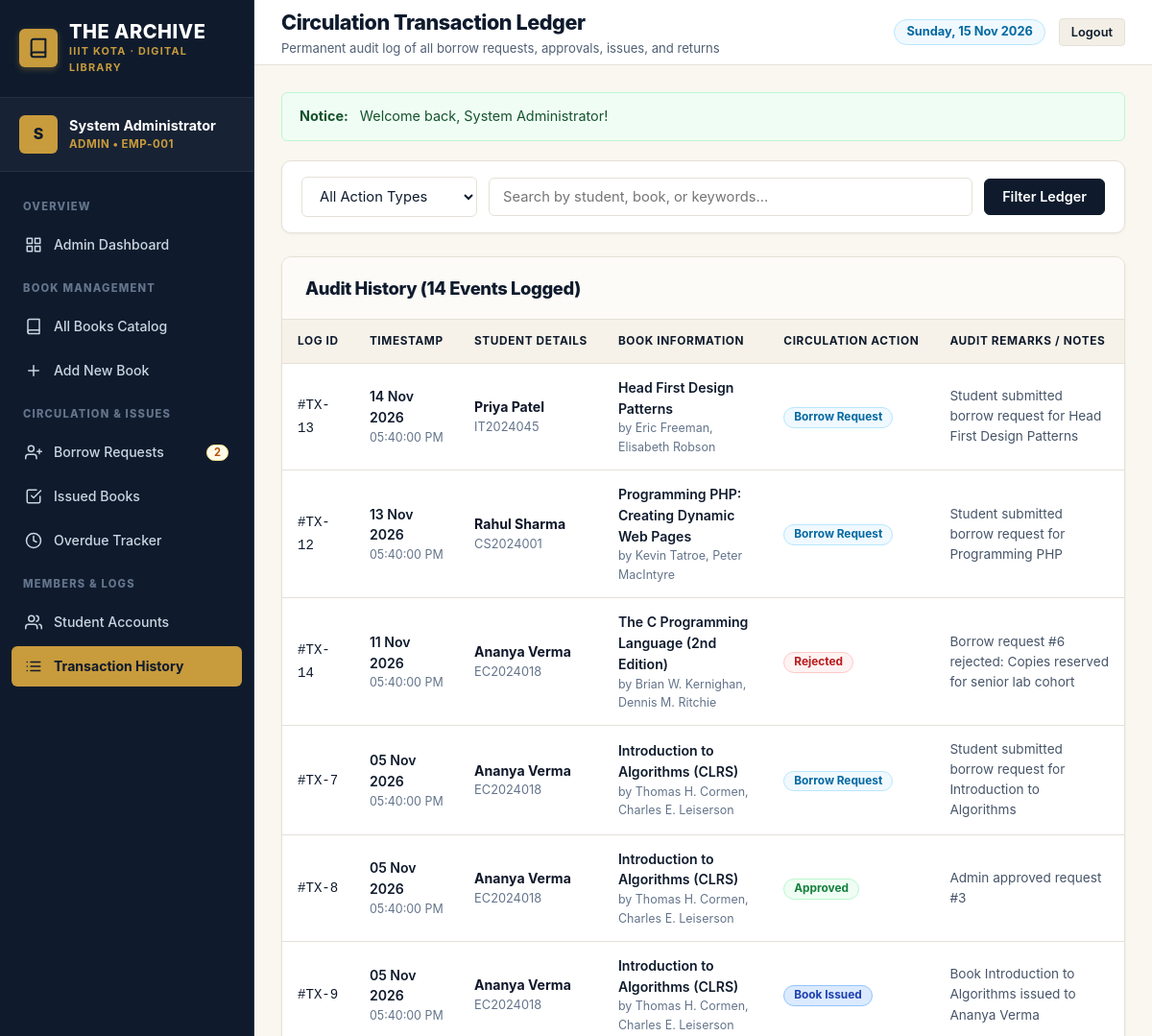
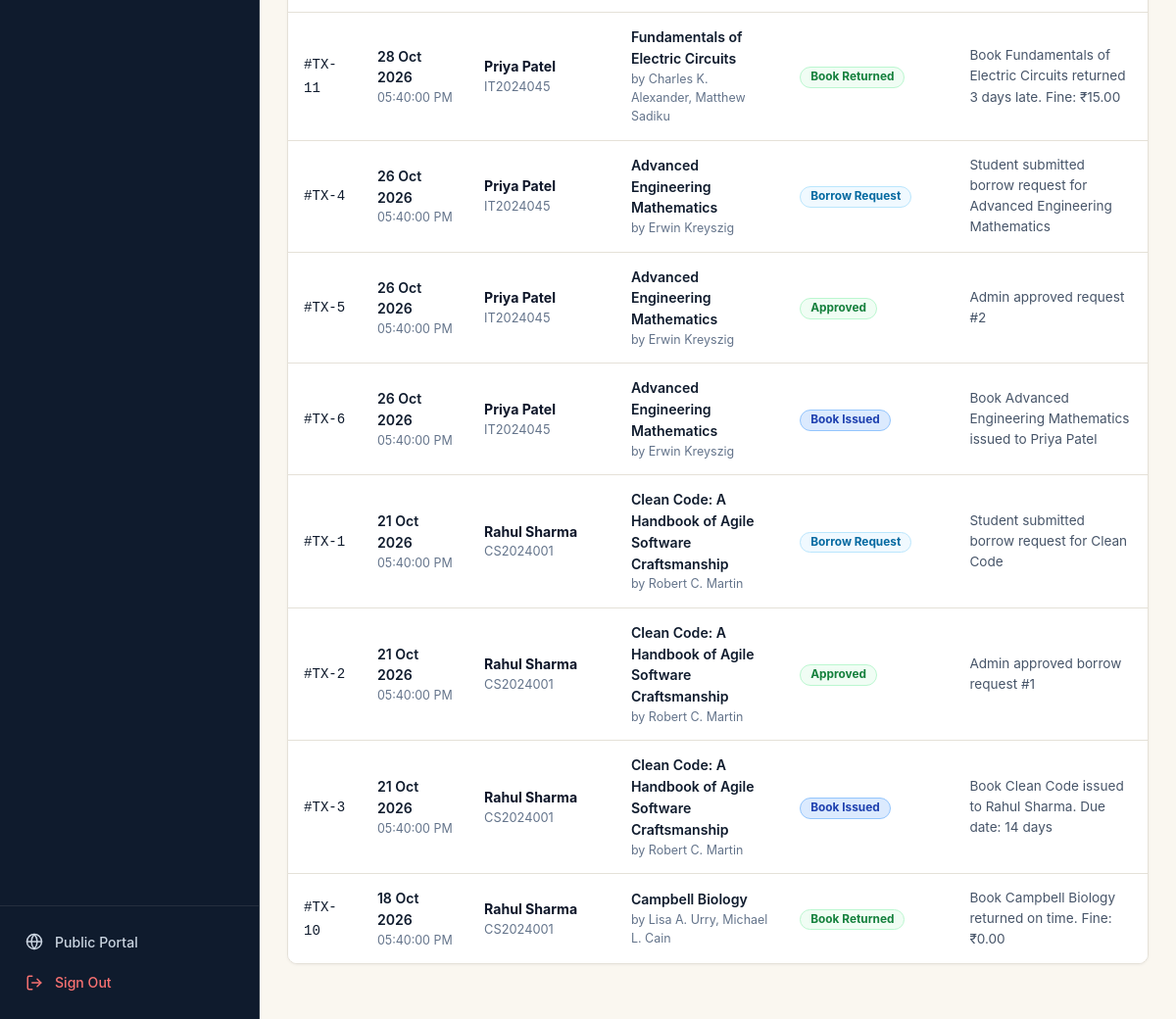
The app's page /admin/transactions.php (signed in) with its own data (2 pictures, top to bottom).
### tables this page shows
CREATE TABLE `transactions` (
  `id` INT AUTO_INCREMENT PRIMARY KEY,
  `user_id` INT NOT NULL,
  `book_id` INT NOT NULL,
  `issued_book_id` INT DEFAULT NULL,
  `action` ENUM('borrow_request', 'request_approved', 'request_rejected', 'book_issued', 'book_returned') NOT NULL,
  `notes` TEXT DEFAULT NULL,
  `transaction_date` TIMESTAMP DEFAULT CURRENT_TIMESTAMP,
  CONSTRAINT `fk_transactions_user` FOREIGN KEY (`user_id`) REFERENCES `users` (`id`) ON DELETE CASCADE ON UPDATE CASCADE,
  CONSTRAINT `fk_transactions_book` FOREIGN KEY (`book_id`) REFERENCES `books` (`id`) ON DELETE CASCADE ON UPDATE CASCADE,
  CONSTRAINT `fk_transactions_issued` FOREIGN KEY (`issued_book_id`) REFERENCES `issued_books` (`id`) ON DELETE SET NULL ON UPDATE CASCADE
);

CREATE TABLE `users` (
  `id` INT AUTO_INCREMENT PRIMARY KEY,
  `full_name` VARCHAR(100) NOT NULL,
  `email` VARCHAR(100) NOT NULL UNIQUE,
  `password` VARCHAR(255) NOT NULL,
  `phone` VARCHAR(20) DEFAULT NULL,
  `student_id_number` VARCHAR(50) DEFAULT NULL,
  `role` ENUM('admin', 'student') NOT NULL DEFAULT 'student',
  `status` ENUM('active', 'inactive') NOT NULL DEFAULT 'active',
  `created_at` TIMESTAMP DEFAULT CURRENT_TIMESTAMP,
  `updated_at` TIMESTAMP DEFAULT CURRENT_TIMESTAMP ON UPDATE CURRENT_TIMESTAMP
);

CREATE TABLE `books` (
  `id` INT AUTO_INCREMENT PRIMARY KEY,
  `isbn` VARCHAR(30) NOT NULL UNIQUE,
  `title` VARCHAR(255) NOT NULL,
  `author` VARCHAR(255) NOT NULL,
  `category_id` INT NOT NULL,
  `publisher` VARCHAR(255) DEFAULT NULL,
  `publication_year` INT DEFAULT NULL,
  `total_copies` INT NOT NULL DEFAULT 1,
  `available_copies` INT NOT NULL DEFAULT 1,
  `description` TEXT DEFAULT NULL,
  `cover_image` VARCHAR(255) DEFAULT NULL,
  `created_at` TIMESTAMP DEFAULT CURRENT_TIMESTAMP,
  `updated_at` TIMESTAMP DEFAULT CURRENT_TIMESTAMP ON UPDATE CURRENT_TIMESTAMP,
  CONSTRAINT `fk_books_category` FOREIGN KEY (`category_id`) REFERENCES `categories` (`id`) ON DELETE RESTRICT ON UPDATE CASCADE
);

### config/database.php (called while the page is built, shortened)
<?php
function e($value) {
    return htmlspecialchars($value ?? '', ENT_QUOTES, 'UTF-8');
}

### admin/transactions.php (the view, shortened to what this page needs)
<?php
require_once __DIR__ . '/../config/database.php';
$conn = get_db_connection();
$search = trim($_GET['search'] ?? '');
$query = "SELECT t.*, u.full_name, u.student_id_number, u.email, b.title, b.author, b.isbn
          FROM transactions t
          JOIN users u ON t.user_id = u.id
          JOIN books b ON t.book_id = b.id
          WHERE 1=1";
$query .= " ORDER BY t.transaction_date DESC";
$stmt = $conn->prepare($query);
$stmt->execute();
$transactions = $stmt->get_result()->fetch_all(MYSQLI_ASSOC);
require __DIR__ . '/../includes/header.php';
?>
<div class="filter-bar">
  <form method="GET" action="transactions.php" style="display: flex; gap: 12px; width: 100%; flex-wrap: wrap; align-items: center;">
    <div class="filter-select">
      <select name="action" class="form-control">
        <option value="all">All Action Types</option>
      </select>
    </div>
    <div class="filter-input">
      <input
        type="text"
        name="search"
        class="form-control"
        placeholder="Search by student, book, or keywords..."
        value="<?= e($search) ?>"
      >
    </div>
    <button type="submit" class="btn btn-primary">Filter Ledger</button>
  </form>
</div>
<div class="content-card">
  <div class="card-header">
    <h2>Audit History (<?= count($transactions) ?> Events Logged)</h2>
  </div>
  <div class="table-responsive">
    <table class="data-table">
      <thead>
        <tr>
          <th>Log ID</th>
          <th>Timestamp</th>
          <th>Student Details</th>
          <th>Book Information</th>
          <th>Circulation Action</th>
          <th>Audit Remarks / Notes</th>
        </tr>
      </thead>
      <tbody>
        <?php if (empty($transactions)): ?>
          <tr>
            <td colspan="6" style="text-align: center; padding: 40px; color: #64748b;">
              No transaction entries found matching the specified criteria.
            </td>
          </tr>
        <?php else: ?>
          <?php foreach ($transactions as $tx): ?>
            <tr>
              <td><code>#TX-<?= $tx['id'] ?></code></td>
              <td>
                <div style="font-weight: 600;"><?= date('d M Y', strtotime($tx['transaction_date'])) ?></div>
                <div style="font-size: 0.78rem; color: #64748b;"><?= date('h:i:s A', strtotime($tx['transaction_date'])) ?></div>
              </td>
              <td>
                <div style="font-weight: 700; color: #0f172a;"><?= e($tx['full_name']) ?></div>
                <div style="font-size: 0.8rem; color: #64748b;"><?= e($tx['student_id_number']) ?></div>
              </td>
              <td>
                <div style="font-weight: 600;"><?= e($tx['title']) ?></div>
                <div style="font-size: 0.78rem; color: #64748b;">by <?= e($tx['author']) ?></div>
              </td>
              <td>
                <?php
                  switch ($tx['action']) {
                      case 'borrow_request':
                          echo '<span class="badge badge-info">Borrow Request</span>';
                          break;
                      case 'request_approved':
                          echo '<span class="badge badge-success">Approved</span>';
                          break;
                      case 'request_rejected':
                          echo '<span class="badge badge-danger">Rejected</span>';
                          break;
                      case 'book_issued':
                          echo '<span class="badge badge-primary" style="background:#dbeafe; color:#1e40af; border:1px solid #93c5fd;">Book Issued</span>';
                          break;
                      case 'book_returned':
                          echo '<span class="badge badge-success">Book Returned</span>';
                          break;
                  }
                ?>
              </td>
              <td style="font-size: 0.85rem; color: #475569; max-width: 300px;">
                <?= e($tx['notes']) ?>
              </td>
            </tr>
          <?php endforeach; ?>
        <?php endif; ?>
      </tbody>
    </table>
  </div>
</div>
<?php require __DIR__ . '/../includes/footer.php'; ?>

### assets/css/style.css (style rules this page uses)
:root { --navy-deep: #0f1b2d; --navy-navbar: #0f1b2d; --navy-sidebar: #0f1b2d; --navy-hover: #1b2d47; --navy-subtle: #162438; --gold-muted: #c89b3c; --gold-hover: #b5882a; --gold-light: #fdfaf3; --gold-badge: #d4ae58; --gold-border: #e8d3a0; --bg-main: #FAF7F0; --bg-body: #FAF7F0; --bg-card: #FFFFFF; --bg-subtle: #F3EFE6; --bg-table-header: #F6F2E9; --border-color: #E5E1D8; --border-subtle: #ECE8DF; --border-focus: #c89b3c; --text-heading: #0f1b2d; --text-main: #0f1b2d; --text-secondary: #526075; --text-muted: #64748b; --text-light: #94a3b8; --text-white: #ffffff; --success: #15803d; --success-bg: #f0fdf4; --success-border: #bbf7d0; --warning: #b45309; --warning-bg: #fffbeb; --warning-border: #fde68a; --danger: #b91c1c; --danger-bg: #fef2f2; --danger-border: #fecaca; --info: #0369a1; --info-bg: #f0f9ff; --info-border: #bae6fd; --shadow-sm: 0 1px 3px rgba(15, 27, 45, 0.05); --shadow-md: 0 4px 10px rgba(15, 27, 45, 0.07); --shadow-lg: 0 10px 22px rgba(15, 27, 45, 0.09); --shadow-xl: 0 20px 30px rgba(15, 27, 45, 0.12); --radius-sm: 6px; --radius-md: 10px; --radius-lg: 16px; --radius-full: 9999px; --transition: all 0.2s cubic-bezier(0.4, 0, 0.2, 1); --font-sans: -apple-system, BlinkMacSystemFont, "Segoe UI", Roboto, "Helvetica Neue", Arial, sans-serif; }
*, *::before, *::after { box-sizing: border-box; margin: 0; padding: 0; }
html { font-size: 16px; scroll-behavior: smooth; }
body { font-family: var(--font-sans); background-color: var(--bg-main); color: var(--text-main); line-height: 1.55; -webkit-font-smoothing: antialiased; min-height: 100vh; display: flex; flex-direction: column; }
h1, h2, h3, h4, h5, h6 { color: var(--text-heading); font-weight: 700; letter-spacing: -0.02em; }
.btn { display: inline-flex; align-items: center; justify-content: center; gap: 8px; padding: 9px 18px; font-size: 0.9rem; font-weight: 600; border-radius: var(--radius-sm); cursor: pointer; border: 1px solid transparent; transition: var(--transition); text-decoration: none; font-family: inherit; line-height: 1.25; }
.btn-primary { background-color: var(--navy-deep); color: var(--text-white); border-color: var(--navy-deep); }
.content-card { background: var(--bg-card); border: 1px solid var(--border-color); border-radius: var(--radius-md); box-shadow: var(--shadow-sm); overflow: hidden; margin-bottom: 28px; }
.card-header { padding: 18px 24px; border-bottom: 1px solid var(--border-color); display: flex; align-items: center; justify-content: space-between; flex-wrap: wrap; gap: 12px; background: #fdfbf7; }
.card-header h2, .card-header h3 { font-size: 1.15rem; font-weight: 800; color: var(--text-heading); }
.table-responsive { width: 100%; overflow-x: auto; }
.data-table { width: 100%; border-collapse: collapse; text-align: left; font-size: 0.88rem; }
.data-table th { background: var(--bg-table-header); color: var(--text-heading); font-weight: 700; text-transform: uppercase; font-size: 0.74rem; letter-spacing: 0.6px; padding: 13px 16px; border-bottom: 1px solid var(--border-color); white-space: nowrap; }
.data-table td { padding: 14px 16px; border-bottom: 1px solid var(--border-color); color: var(--text-main); vertical-align: middle; background: var(--bg-card); }
.data-table tr:last-child td { border-bottom: none; }
.badge { display: inline-flex; align-items: center; gap: 4px; padding: 4px 10px; border-radius: var(--radius-full); font-size: 0.74rem; font-weight: 700; line-height: 1; white-space: nowrap; }
.badge-success { background: var(--success-bg); color: var(--success); border: 1px solid var(--success-border); }
.badge-danger { background: var(--danger-bg); color: var(--danger); border: 1px solid var(--danger-border); }
.badge-info { background: var(--info-bg); color: var(--info); border: 1px solid var(--info-border); }
.form-control { width: 100%; padding: 10px 14px; font-size: 0.92rem; font-family: inherit; color: var(--text-main); background-color: #ffffff; border: 1px solid var(--border-color); border-radius: var(--radius-sm); transition: var(--transition); }
.filter-bar { background: var(--bg-card); border: 1px solid var(--border-color); border-radius: var(--radius-md); padding: 16px 20px; margin-bottom: 24px; display: flex; align-items: center; gap: 16px; flex-wrap: wrap; box-shadow: var(--shadow-sm); }
.filter-input { flex-grow: 1; min-width: 220px; }
.filter-select { min-width: 180px; }

### records on screen
transactions: id "13", transaction_date "14 Nov 2026", transaction_date "05:40:00 PM", user.full_name "Priya Patel", user.student_id_number "IT2024045", book.title "Head First Design Patterns", book.author "Eric Freeman, Elisabeth Robson", action "Borrow Request", notes "Student submitted borrow request for Head First Design Patterns"
transactions: id "12", transaction_date "13 Nov 2026", transaction_date "05:40:00 PM", user.full_name "Rahul Sharma", user.student_id_number "CS2024001", book.title "Programming PHP: Creating Dynamic Web Pages", book.author "Kevin Tatroe, Peter MacIntyre", action "Borrow Request", notes "Student submitted borrow request for Programming PHP"
transactions: id "14", transaction_date "11 Nov 2026", transaction_date "05:40:00 PM", user.full_name "Ananya Verma", user.student_id_number "EC2024018", book.title "The C Programming Language (2nd Edition)", book.author "Brian W. Kernighan, Dennis M. Ritchie", action "Rejected", notes "Borrow request #6 rejected: Copies reserved for senior lab cohort"
transactions: id "7", transaction_date "05 Nov 2026", transaction_date "05:40:00 PM", user.full_name "Ananya Verma", user.student_id_number "EC2024018", book.title "Introduction to Algorithms (CLRS)", book.author "Thomas H. Cormen, Charles E. Leiserson", action "Borrow Request", notes "Student submitted borrow request for Introduction to Algorithms"
transactions: id "8", transaction_date "05 Nov 2026", transaction_date "05:40:00 PM", user.full_name "Ananya Verma", user.student_id_number "EC2024018", book.title "Introduction to Algorithms (CLRS)", book.author "Thomas H. Cormen, Charles E. Leiserson", action "Approved", notes "Admin approved request #3"
transactions: id "9", transaction_date "05 Nov 2026", transaction_date "05:40:00 PM", user.full_name "Ananya Verma", user.student_id_number "EC2024018", book.title "Introduction to Algorithms (CLRS)", book.author "Thomas H. Cormen, Charles E. Leiserson", action "Book Issued", notes "Book Introduction to Algorithms issued to Ananya Verma"
transactions: id "11", transaction_date "28 Oct 2026", transaction_date "05:40:00 PM", user.full_name "Priya Patel", user.student_id_number "IT2024045", book.title "Fundamentals of Electric Circuits", book.author "Charles K. Alexander, Matthew Sadiku", action "Book Returned", notes "Book Fundamentals of Electric Circuits returned 3 days late. Fine: ₹15.00"
transactions: id "4", transaction_date "26 Oct 2026", transaction_date "05:40:00 PM", user.full_name "Priya Patel", user.student_id_number "IT2024045", book.title "Advanced Engineering Mathematics", book.author "Erwin Kreyszig", action "Borrow Request", notes "Student submitted borrow request for Advanced Engineering Mathematics"
transactions: id "5", transaction_date "26 Oct 2026", transaction_date "05:40:00 PM", user.full_name "Priya Patel", user.student_id_number "IT2024045", book.title "Advanced Engineering Mathematics", book.author "Erwin Kreyszig", action "Approved", notes "Admin approved request #2"
transactions: id "6", transaction_date "26 Oct 2026", transaction_date "05:40:00 PM", user.full_name "Priya Patel", user.student_id_number "IT2024045", book.title "Advanced Engineering Mathematics", book.author "Erwin Kreyszig", action "Book Issued", notes "Book Advanced Engineering Mathematics issued to Priya Patel"
transactions: id "1", transaction_date "21 Oct 2026", transaction_date "05:40:00 PM", user.full_name "Rahul Sharma", user.student_id_number "CS2024001", book.title "Clean Code: A Handbook of Agile Software Craftsmanship", book.author "Robert C. Martin", action "Borrow Request", notes "Student submitted borrow request for Clean Code"
transactions: id "2", transaction_date "21 Oct 2026", transaction_date "05:40:00 PM", user.full_name "Rahul Sharma", user.student_id_number "CS2024001", book.title "Clean Code: A Handbook of Agile Software Craftsmanship", book.author "Robert C. Martin", action "Approved", notes "Admin approved borrow request #1"
transactions: id "3", transaction_date "21 Oct 2026", transaction_date "05:40:00 PM", user.full_name "Rahul Sharma", user.student_id_number "CS2024001", book.title "Clean Code: A Handbook of Agile Software Craftsmanship", book.author "Robert C. Martin", action "Book Issued", notes "Book Clean Code issued to Rahul Sharma. Due date: 14 days"
transactions: id "10", transaction_date "18 Oct 2026", transaction_date "05:40:00 PM", user.full_name "Rahul Sharma", user.student_id_number "CS2024001", book.title "Campbell Biology", book.author "Lisa A. Urry, Michael L. Cain", action "Book Returned", notes "Book Campbell Biology returned on time. Fine: ₹0.00"

### other values on screen
substr($user['full_name'] ?? 'U', 0, 1) "S"
$user['full_name'] "System Administrator"
$user['role'] "ADMIN"
$user['student_id'] "EMP-001"
$pending_requests_count "2"
$header_title "Circulation Transaction Ledger"
$header_subtitle "Permanent audit log of all borrow requests, approvals, issues, and returns"
$message "Welcome back, System Administrator!"
count($transactions) "14"
